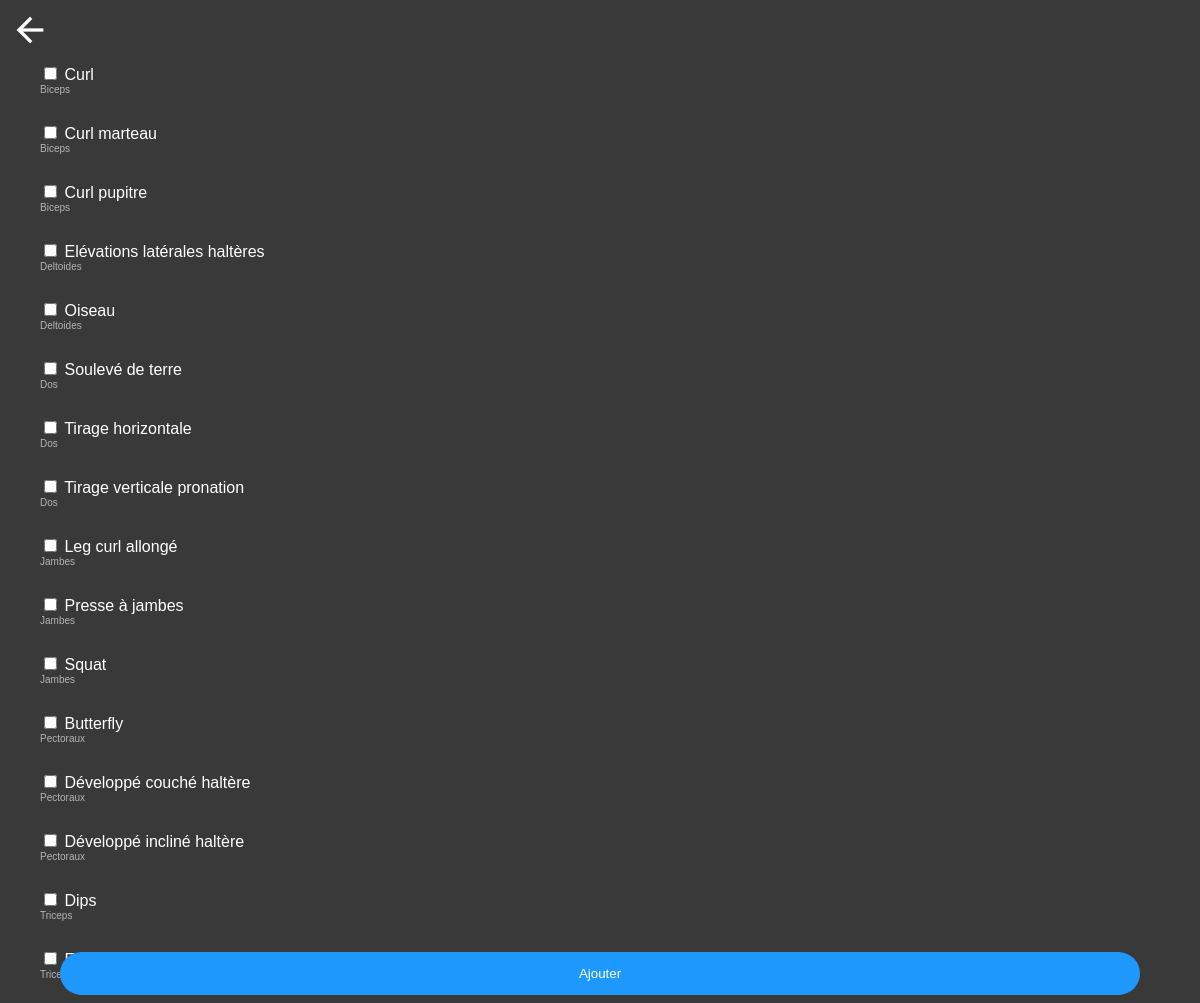
The page /entrainement/addexercices.php on the database its author committed.
### tables this page shows
CREATE TABLE IF NOT EXISTS `my_exercices` (
  `id_exercices` int(11) NOT NULL AUTO_INCREMENT,
  `id_user` int(11) NOT NULL,
  `name_exercices` varchar(300) NOT NULL,
  `description_exercices` text,
  `group_muscu` varchar(30) NOT NULL,
  `type` varchar(30) NOT NULL,
  PRIMARY KEY (`id_exercices`)
);

### entrainement/addexercices.php (the view, shortened to what this page needs)
<?php
require("../connexion_bdd.php");
$listExercices = $bdd->query("SELECT * FROM `my_exercices` ORDER BY `group_muscu`,`name_exercices`;");
?>
<!DOCTYPE html>
<html lang="en">
<head>
    <link rel="stylesheet" href="style.css">
</head>
<body>
    <a href="javascript:history.back()"><span class="material-icons" style="font-size:40px">arrow_back</span></a>
    <table>
        <form action="" method="post">
            <?php
            while ($my_exercices = $listExercices->fetch()) { ?>
                <li>
                    <input type="checkbox" name="checkbox[]" value="<?= $my_exercices['name_exercices'] ?>">
                    <?= $my_exercices['name_exercices'] ?>
                    <div class="element">
                        <?= $my_exercices['group_muscu'] ?>
                    </div>
                </li>
            <?php } ?>
            <input type="submit" value="Ajouter"></input>
        </form>
    </table>
</body>
</html>

### entrainement/style.css (style rules this page uses)
body { background-color: rgb(57, 57, 57); margin: 0; }
input[type=submit] { width: 90%; background-color: rgb(31, 152, 251); color: white; padding: 14px 20px; display: block; position: relative; margin: 8px; margin-left: auto; margin-right: auto; border: none; border-radius: 30px; }
li { width: auto; background-color: rgb(57, 57, 57); color: white; padding: 14px 20px; display: block; position: relative; font-family: Verdana,sans-serif; left: 20px; top: 20px; }
.element { display: flex; flex-direction: row; align-items: center; gap: 20px; font-weight: 100; color: rgb(182, 179, 179); font-size: 10px; font-family: Verdana,sans-serif; }

### entrainement/addexercices.php (style rules this page uses)
a { position: fixed; left: 10px; top: 10px; color: white; }
li { width: auto; background-color: rgb(57, 57, 57); color: white; padding: 14px 20px; display: block; font-family: Verdana, sans-serif; left: 20px; top: 50px; }
input[type=submit] { width: 90%; background-color: rgb(31, 152, 251); color: white; padding: 14px 20px; display: block; position: sticky; bottom: 0; margin: 8px; margin-left: auto; margin-right: auto; border: none; border-radius: 30px; }

### rows shown on the page
my_exercices: name_exercices "Curl", group_muscu "Biceps"
my_exercices: name_exercices "Curl marteau", group_muscu "Biceps"
my_exercices: name_exercices "Curl pupitre", group_muscu "Biceps"
my_exercices: name_exercices "Elévations latérales haltères", group_muscu "Deltoides"
my_exercices: name_exercices "Oiseau", group_muscu "Deltoides"
my_exercices: name_exercices "Soulevé de terre", group_muscu "Dos"
my_exercices: name_exercices "Tirage horizontale", group_muscu "Dos"
my_exercices: name_exercices "Tirage verticale pronation", group_muscu "Dos"
my_exercices: name_exercices "Leg curl allongé", group_muscu "Jambes"
my_exercices: name_exercices "Presse à jambes", group_muscu "Jambes"
my_exercices: name_exercices "Squat", group_muscu "Jambes"
my_exercices: name_exercices "Butterfly", group_muscu "Pectoraux"
my_exercices: name_exercices "Développé couché haltère", group_muscu "Pectoraux"
my_exercices: name_exercices "Développé incliné haltère", group_muscu "Pectoraux"
my_exercices: name_exercices "Dips", group_muscu "Triceps"
my_exercices: group_muscu "Triceps"
